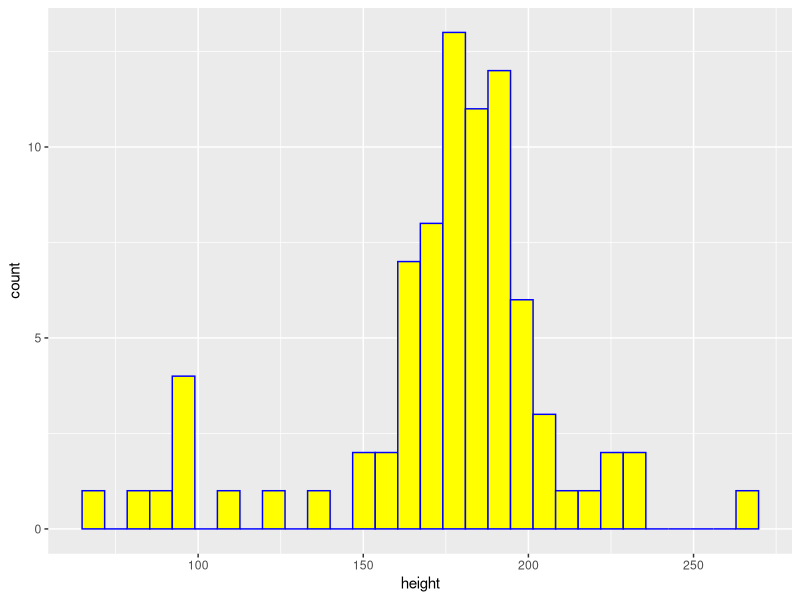
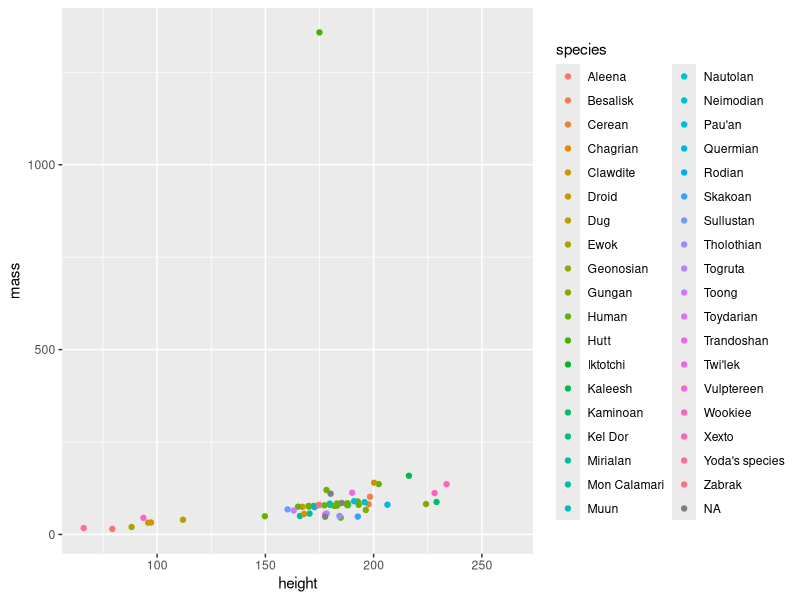

R code for these plots, in order:
## ---- chunk 1
library(tidyverse)
## ---- chunk 2
head(starwars)
tail(starwars)

#making a histogram of character heights
ggplot(data= starwars, aes(x=height))+
  geom_histogram(color = "blue", fill= "yellow")

#making a scatter plot of height vs. weight
ggplot(data= starwars, aes(x=height, y= mass))+
  geom_jitter(aes(color=species))
